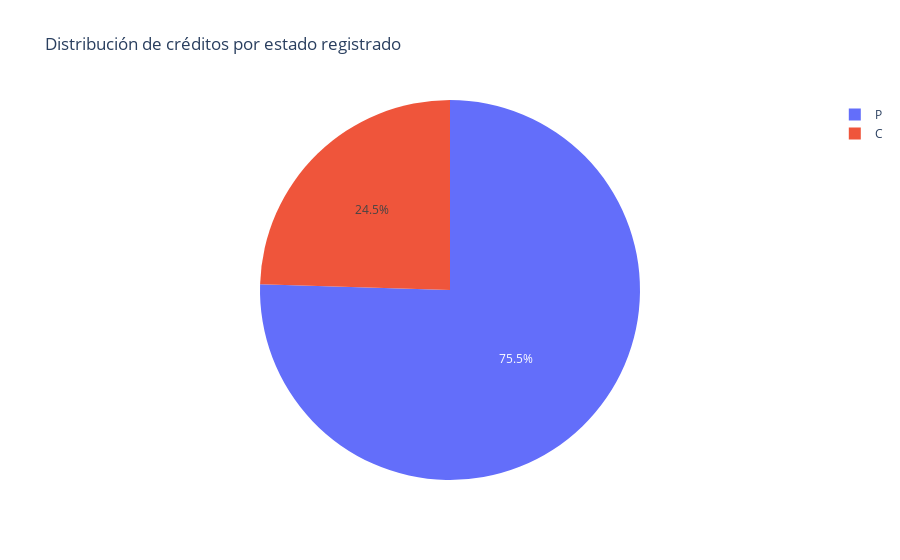

Here is the notebook cell this chart was saved with:
### Code cell
# Conteo de ocurrencias por estado
estado_credito_counts = df['estado_credito_N'].value_counts()

# Gráfico de torta de estos valores
fig = go.Figure(data=[go.Pie(labels=estado_credito_counts.index, values=estado_credito_counts)])
fig.update_layout(title_text='Distribución de créditos por estado registrado')
fig.show()

### Figure 1 — Plotly figure (JSON) as saved in the notebook; plotly's stock layout.template omitted (floating-point values rounded to 4 significant figures)
{"data": [{"labels": ["P", "C"], "type": "pie", "values": [7630, 2478]}], "layout": {"title": {"text": "Distribución de créditos por estado registrado"}}}
